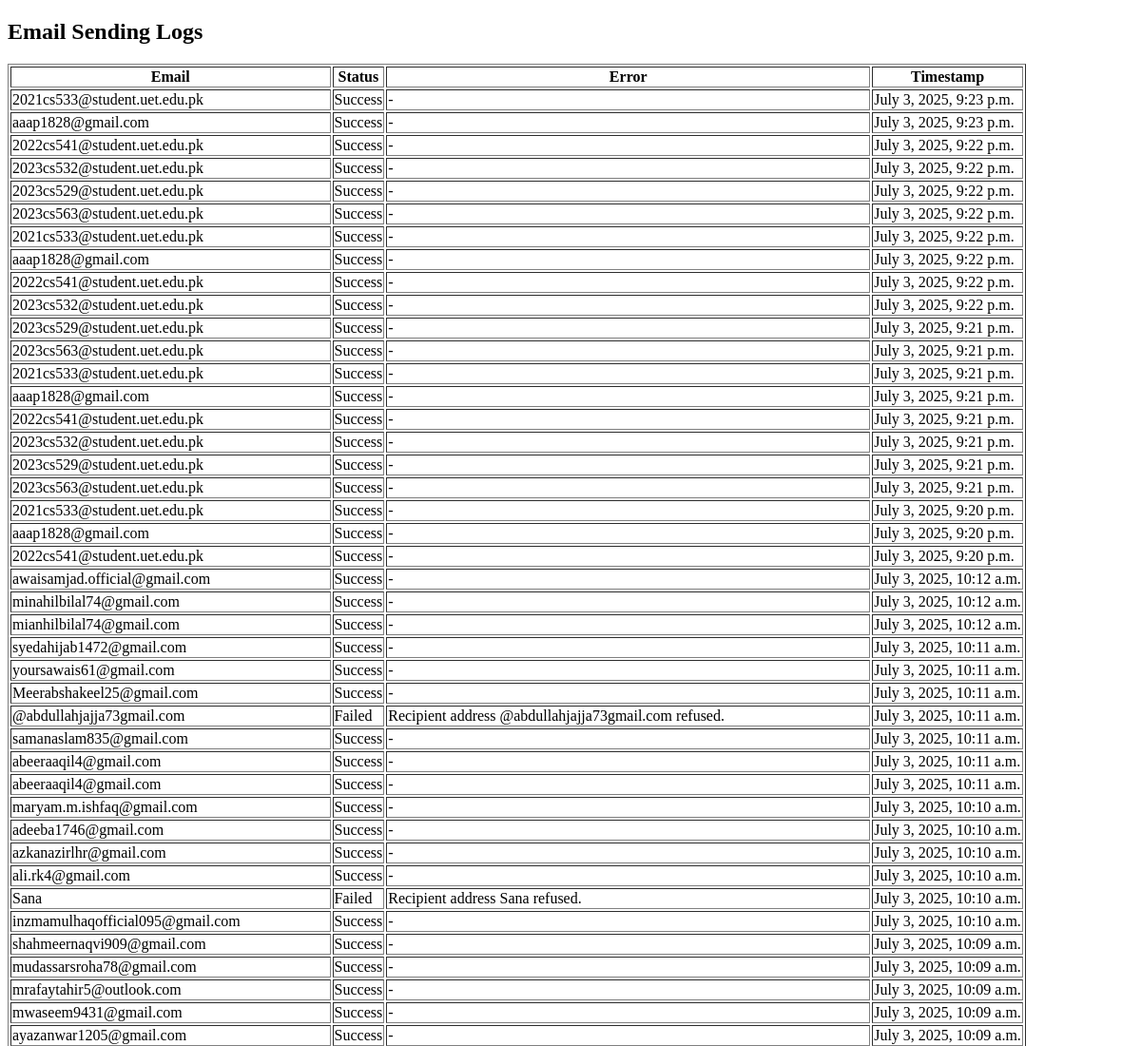
Before: /logs/ (upper part) with the older database file.
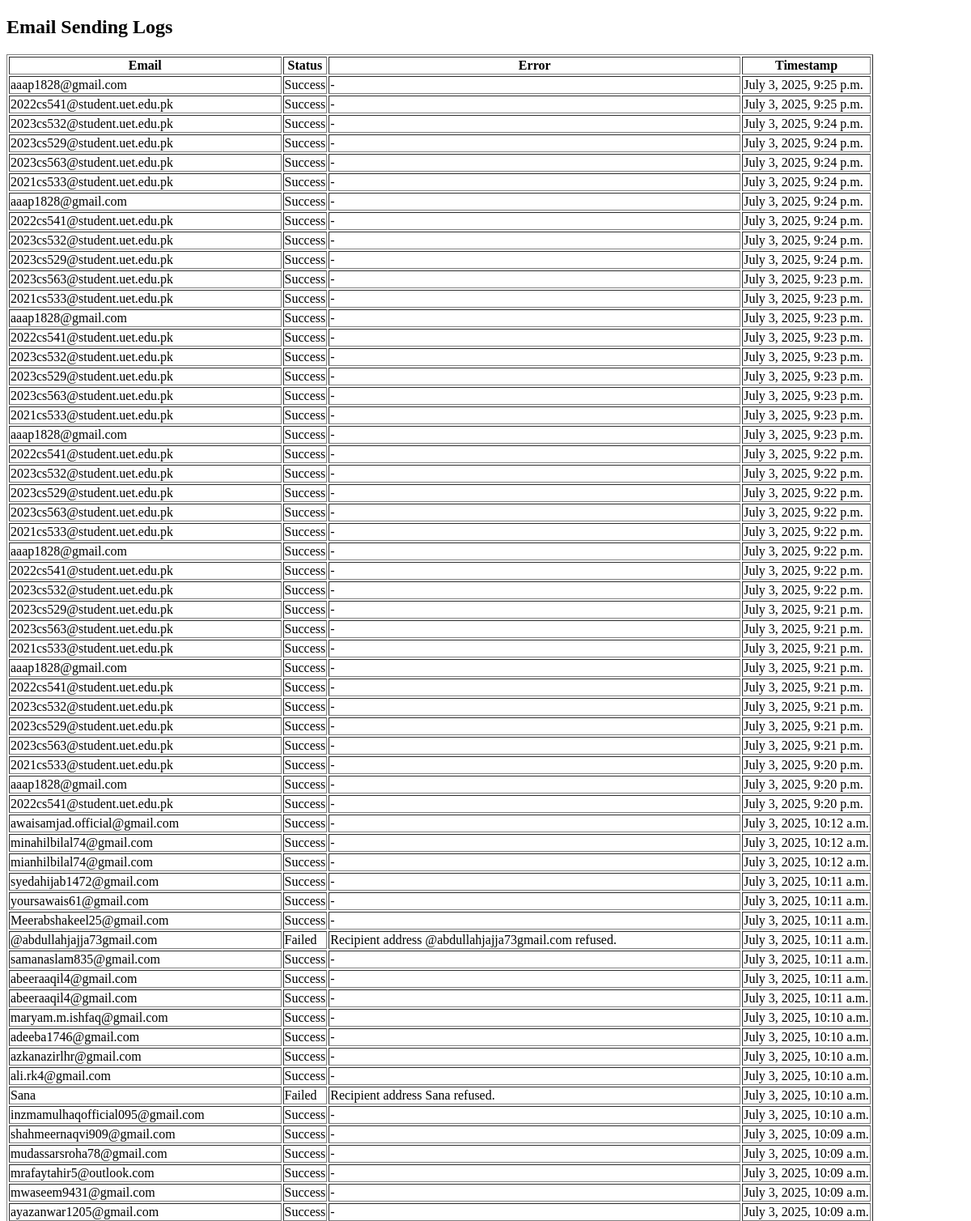
After: the same page with the newer database file.
### bulk_mail/models.py (models this page shows)
class EmailLog(models.Model):
    email = models.EmailField()
    status = models.CharField(max_length=10)  # "Success" or "Failed"
    error = models.TextField(blank=True, null=True)
    sender = models.EmailField(blank=True, null=True)  # NEW: track sender
    timestamp = models.DateTimeField(auto_now_add=True)

### bulk_mail/views.py (the view)
# urls.py: path('logs/', views.email_logs_view, name='email_logs'),  # ✅ New
def email_logs_view(request):
    logs = EmailLog.objects.all().order_by('-timestamp')
    return render(request, 'bulk_mail/email_logs.html', {'logs': logs})

### bulk_mail/templates/bulk_mail/email_logs.html (shortened to what this page needs)
<!DOCTYPE html>
<html>
<head>
</head>
<body>
    <h2>Email Sending Logs</h2>
    {% if logs %}
        <table border="1">
            <thead>
                <tr>
                    <th>Email</th>
                    <th>Status</th>
                    <th>Error</th>
                    <th>Timestamp</th>
                </tr>
            </thead>
            <tbody>
                {% for log in logs %}
                <tr>
                    <td>{{ log.email }}</td>
                    <td>{{ log.status }}</td>
                    <td>{{ log.error|default:"-" }}</td>
                    <td>{{ log.timestamp }}</td>
                </tr>
                {% endfor %}
            </tbody>
        </table>
    {% else %}
        <p>No logs found.</p>
    {% endif %}
</body>
</html>

Changed rows visible on the page:
added EmailLog: email "aaap1828@gmail.com", status "Success", error "-", timestamp "July 3, 2025, 9:25 p.m."
added EmailLog: email "2022cs541@student.uet.edu.pk", status "Success", error "-", timestamp "July 3, 2025, 9:25 p.m."
added EmailLog: email "2023cs532@student.uet.edu.pk", status "Success", error "-", timestamp "July 3, 2025, 9:24 p.m."
added EmailLog: email "2023cs529@student.uet.edu.pk", status "Success", error "-", timestamp "July 3, 2025, 9:24 p.m."
added EmailLog: email "2023cs563@student.uet.edu.pk", status "Success", error "-", timestamp "July 3, 2025, 9:24 p.m."
added EmailLog: email "2021cs533@student.uet.edu.pk", status "Success", error "-", timestamp "July 3, 2025, 9:24 p.m."
added EmailLog: email "aaap1828@gmail.com", status "Success", error "-", timestamp "July 3, 2025, 9:24 p.m."
added EmailLog: email "2022cs541@student.uet.edu.pk", status "Success", error "-", timestamp "July 3, 2025, 9:24 p.m."
added EmailLog: email "2023cs532@student.uet.edu.pk", status "Success", error "-", timestamp "July 3, 2025, 9:24 p.m."
added EmailLog: email "2023cs529@student.uet.edu.pk", status "Success", error "-", timestamp "July 3, 2025, 9:24 p.m."
added EmailLog: email "2023cs563@student.uet.edu.pk", status "Success", error "-", timestamp "July 3, 2025, 9:23 p.m."
added EmailLog: email "2021cs533@student.uet.edu.pk", status "Success", error "-", timestamp "July 3, 2025, 9:23 p.m."
added EmailLog: email "aaap1828@gmail.com", status "Success", error "-", timestamp "July 3, 2025, 9:23 p.m."
added EmailLog: email "2022cs541@student.uet.edu.pk", status "Success", error "-", timestamp "July 3, 2025, 9:23 p.m."
added EmailLog: email "2023cs532@student.uet.edu.pk", status "Success", error "-", timestamp "July 3, 2025, 9:23 p.m."
added EmailLog: email "2023cs529@student.uet.edu.pk", status "Success", error "-", timestamp "July 3, 2025, 9:23 p.m."
added EmailLog: email "2023cs563@student.uet.edu.pk", status "Success", error "-", timestamp "July 3, 2025, 9:23 p.m."
